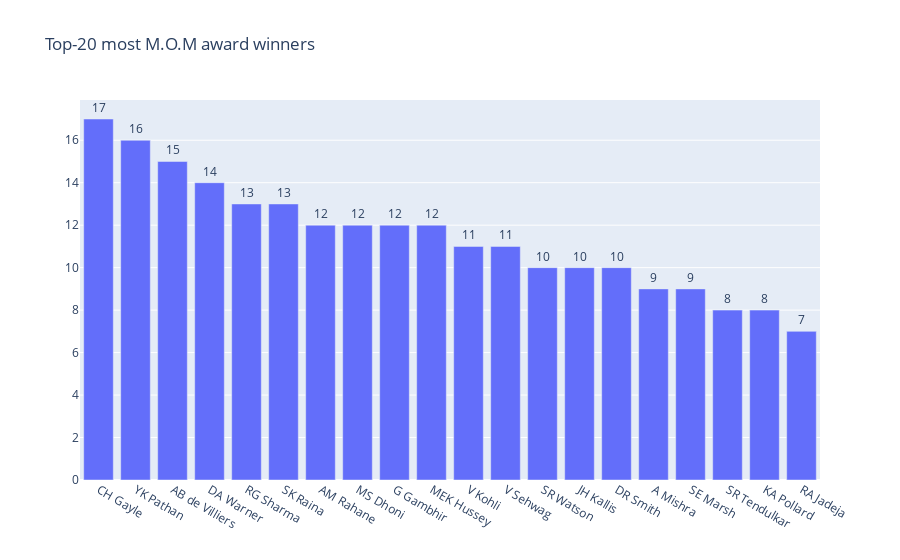

The cell this chart's notebook holds for it:
### Code cell
fig = go.Figure([go.Bar(x=players, y=moms, text=moms, textposition='outside')])
fig.update_layout(
    title="Top-20 most M.O.M award winners"
)
fig.update_layout()
fig.show()

### Figure 1 — Plotly figure (JSON) as saved in the notebook; plotly's stock layout.template omitted (floating-point values rounded to 4 significant figures)
{"data": [{"text": [17, 16, 15, 14, 13, 13, 12, 12, 12, 12, 11, 11, 10, 10, 10, 9, 9, 8, 8, 7], "textposition": "outside", "type": "bar", "x": ["CH Gayle", "YK Pathan", "AB de Villiers", "DA Warner", "RG Sharma", "SK Raina", "AM Rahane", "MS Dhoni", "G Gambhir", "MEK Hussey", "V Kohli", "V Sehwag", "SR Watson", "JH Kallis", "DR Smith", "A Mishra", "SE Marsh", "SR Tendulkar", "KA Pollard", "RA Jadeja"], "y": [17, 16, 15, 14, 13, 13, 12, 12, 12, 12, 11, 11, 10, 10, 10, 9, 9, 8, 8, 7]}], "layout": {"autosize": true, "title": {"text": "Top-20 most M.O.M award winners"}, "xaxis": {"autorange": true, "range": [-0.5, 19.5], "type": "category"}, "yaxis": {"autorange": true, "range": [0, 17.89], "type": "linear"}}}
